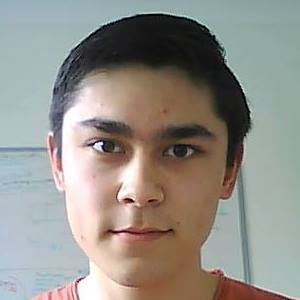
#> input picture violajones/face.jpg, 300 x 300 px
$ python violajones.py
#> lines starting #> are read from the running program, lines starting #| are printed output that depends on the picture
import cv2
import numpy as np

# Gregory Brooks 2019
# Based on tutorial by Kristijan Ivancic at https://realpython.com/traditional-face-detection-python/ (accessed 18 May 2019)

def outline_faces(image, face_cascade):
	faces = face_cascade.detectMultiScale(image)
	for(column, row, width, height) in faces:
		cv2.rectangle(
			image,
			(column, row),
			(column + width, row + height),
			(0, 255, 0),
			2
		)
	println(faces)
	return image

def println(arg):
	print(arg, "\n")


# Read original image as greyscale
original_image = cv2.imread('face.jpg', 0)
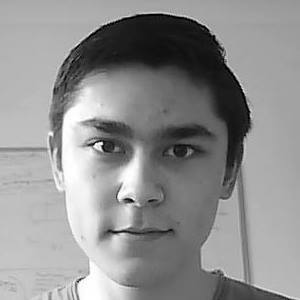
#> original_image: shape (300, 300); min 0, max 255, mean 143.9

# Resize
resized_image = cv2.resize(original_image, (32,32), interpolation = cv2.INTER_NEAREST)
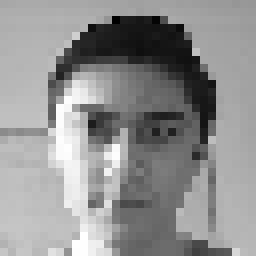
#> resized_image: shape (32, 32) (shown 8 times larger); min 0, max 255, mean 144.5
#cv2.imwrite('resized.jpg', resized_image)

# Random noise added to pixel intensities
image = resized_image
row,col= image.shape
#> row = 32; col = 32
noise = np.random.laplace(0,25,row*col)
noise = noise.reshape(row,col)
noise = noise.astype(int)
noised_image = np.uint8(np.clip(image + noise, 0, 255))
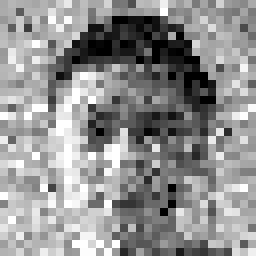
#> noised_image: shape (32, 32) (shown 8 times larger); min 0, max 255, mean 144.5
#cv2.imwrite('noised_image.jpg', noised_image)

println(noise)
#> (printed output is left out)
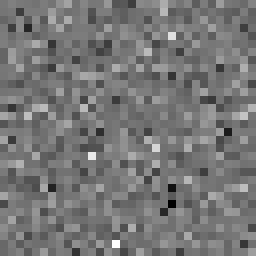
#> noise: shape (32, 32) int64 (shown 8 times larger); min -170, max 196, mean 0; drawn with min black and max white
println(image)
#> (printed output is left out)
println(noised_image)

# Viola-Jones
resized_image = cv2.resize(resized_image, (320, 320), interpolation = cv2.INTER_NEAREST)  # Allow rectangle to be drawn on
#> resized_image: shape (320, 320)
noised_image = cv2.resize(noised_image, (320, 320), interpolation = cv2.INTER_NEAREST)    # Allow rectangle to be drawn on
#> noised_image: shape (320, 320)

face_cascade = cv2.CascadeClassifier('/usr/local/lib/python3.5/dist-packages/cv2/data/haarcascade_frontalface_alt.xml')

resized_image = outline_faces(resized_image, face_cascade)
#> in outline_faces, `faces = face_cascade.detectMultiScale(image)`: faces = [[51, 81, 219, 219]]
#> the loop in outline_faces, `for(column, row, width, height) in faces:` made 1 pass
#> after the loop in outline_faces, `for(column, row, width, height) in faces:`:
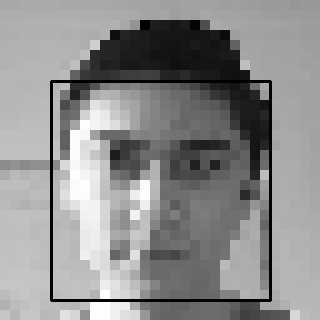
#> image: shape (320, 320); min 0, max 255, mean 140.8
#| [[ 51  81 219 219]]
noised_image = outline_faces(noised_image, face_cascade)

cv2.imwrite('resized_image.jpg', resized_image)
cv2.imwrite('noised_image.jpg', noised_image)

#cv2.imshow('test',resized_image)
cv2.imshow('test',noised_image)

cv2.waitKey(0)
cv2.destroyAllWindows()
